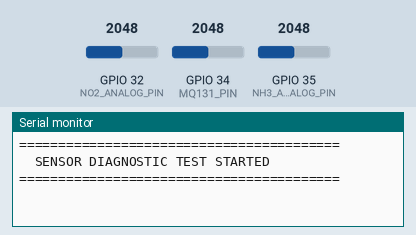
This sketch was run on a simulated ESP32. Parts: the last lines printed to the serial monitor. The test bench sets the inputs (shaded band); at power-on: GPIO 32 (NO2_ANALOG_PIN) = 2048, GPIO 34 (MQ131_PIN) = 2048, GPIO 35 (NH3_ANALOG_PIN) = 2048.

Above: at 1.2 s.
1.3 s: GPIO 32 (NO2_ANALOG_PIN) set to 2866
At 3.2 s:
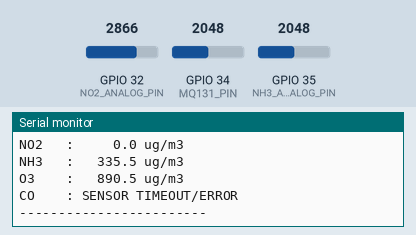
3.5 s: GPIO 34 (MQ131_PIN) set to 2866
At 4.7 s:
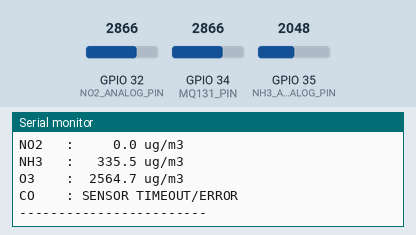
7.5 s: GPIO 35 (NH3_ANALOG_PIN) set to 491
11.5 s: GPIO 35 (NH3_ANALOG_PIN) set to 110
15.5 s: GPIO 34 (MQ131_PIN) set to 3603
At 17.5 s:
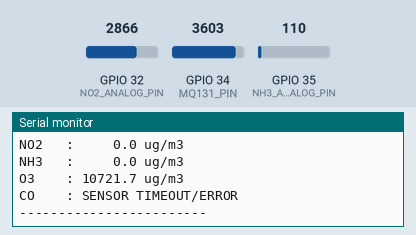

The sketch:

aqi_test.ino
```cpp
#include <Arduino.h>

// ====================================================================
// HARDWARE PIN CONFIGURATION
// ====================================================================
#define RX1_SAFE_PIN 16
#define TX1_SAFE_PIN 17
#define RX2_CO_PIN   25
#define TX2_CO_PIN   26

#define MQ131_PIN       34
#define NH3_ANALOG_PIN  35
#define NO2_ANALOG_PIN  32

// ====================================================================
// CALIBRATION CONSTANTS
// ====================================================================
const float PM25_SLOPE = 1.0;
const float PM10_SLOPE = 1.0;
const float RL_VALUE   = 10.0;
const float R0_CLEAN_AIR = 18.5;
const float NH3_SENSITIVITY = 850.0;
const float NO2_SENSITIVITY = 420.0;
const float O3_CONV  = 1.65;
const float NO2_CONV = 1.50;
const float NH3_CONV = 0.550;
const float CO_CONV  = 1.0;

// ====================================================================
// GLOBALS
// ====================================================================
uint16_t global_pm25 = 0;
uint16_t global_pm10 = 0;
unsigned long lastPrintTime = 0;
const unsigned long printInterval = 2000;

// ====================================================================
// SENSOR READING FUNCTIONS
// ====================================================================
bool parsePM_Stream() {
  static uint8_t pm_state = 0;
  static uint8_t packet_buffer[32];
  static uint8_t byte_counter = 0;
  static uint16_t checksum_accumulator = 0;

  while (Serial1.available() > 0) {
    uint8_t incoming_byte = Serial1.read();
    switch (pm_state) {
      case 0: if (incoming_byte == 0x42) { packet_buffer[0] = incoming_byte; checksum_accumulator = incoming_byte; byte_counter = 1; pm_state = 1; } break;
      case 1: if (incoming_byte == 0x4D) { packet_buffer[1] = incoming_byte; checksum_accumulator += incoming_byte; byte_counter = 2; pm_state = 2; } else pm_state = 0; break;
      case 2: packet_buffer[byte_counter] = incoming_byte; if (byte_counter < 30) checksum_accumulator += incoming_byte; byte_counter++;
              if (byte_counter >= 32) {
                uint16_t parsed_checksum = ((uint16_t)packet_buffer[30] << 8) | packet_buffer[31];
                if (checksum_accumulator == parsed_checksum) {
                  global_pm25 = ((uint16_t)packet_buffer[6] << 8) | packet_buffer[7];
                  global_pm10 = ((uint16_t)packet_buffer[10] << 8) | packet_buffer[11];
                  pm_state = 0; return true;
                }
                pm_state = 0;
              } break;
    }
  }
  return false;
}

float readZE15_CO() {
  unsigned long t = millis();
  while (Serial2.available() > 9) Serial2.read();
  while (Serial2.available() && Serial2.peek() != 0xFF) { Serial2.read(); if (millis() - t > 150) return -1.0f; }
  if (Serial2.available() < 9) return -1.0f;
  uint8_t buf[9]; Serial2.readBytes(buf, 9);
  if (buf[0] != 0xFF || buf[1] != 0x04) return -1.0f;
  uint8_t cks = 0; for (int i = 1; i <= 7; i++) cks += buf[i];
  cks = (~cks) + 1;
  if (cks != buf[8] || (buf[4] & 0x80) == 0x80) return -1.0f;
  uint16_t rawValue = ((buf[4] & 0x1F) << 8) | buf[5];
  return (rawValue * 0.1f) * CO_CONV;
}

float readDFRobot_Gas(int pin, float sensitivity, float conv_factor, bool is_no2) {
  int adc = analogRead(pin); float volt = ((float)adc / 4095.0f) * 3.3f;
  //if (volt >= 3.28f || volt <= 0.05f) return 0.0f;
  float ppb = 0.0f;
  if (is_no2) { if (volt < 2.263f) ppb = (2.263f - volt) * (sensitivity * 0.12f); }
  else { if (volt > 0.215f) ppb = (volt - 0.215f) * (sensitivity * 0.5f); }
  return ppb * conv_factor;
}

float readMQ131_O3() {
  int adc = analogRead(MQ131_PIN); float volt = ((float)adc / 4095.0f) * 3.3f;
  if (volt <= 0.1f || volt >= 3.28f) return 0.0f;
  float rs = ((3.3f - volt) / volt) * RL_VALUE;
  float ratio = rs / R0_CLEAN_AIR;
  return (0.25f * pow(ratio, -1.25f) * 1000.0f * O3_CONV);
}

// ====================================================================
// MAIN SETUP & LOOP
// ====================================================================
void setup() {
  Serial.begin(115200);

  // Set ADC resolution for ESP32
  analogSetAttenuation(ADC_11db);

  // Initialize UART for sensors
  Serial1.begin(9600, SERIAL_8N1, RX1_SAFE_PIN, TX1_SAFE_PIN); // PM Sensor
  Serial2.begin(9600, SERIAL_8N1, RX2_CO_PIN, TX2_CO_PIN);     // CO Sensor

  // Define Analog pins as input
  pinMode(MQ131_PIN, INPUT);
  pinMode(NH3_ANALOG_PIN, INPUT);
  pinMode(NO2_ANALOG_PIN, INPUT);

  Serial.println("=========================================");
  Serial.println("  SENSOR DIAGNOSTIC TEST STARTED ");
  Serial.println("=========================================");
}

void loop() {
  // Constantly parse incoming PM data in the background
  while (Serial1.available() > 0) {
    parsePM_Stream();
  }

  // Print all values every 2 seconds
  if (millis() - lastPrintTime >= printInterval) {
    lastPrintTime = millis();

    // Read all sensors
    float pm25 = (float)global_pm25 * PM25_SLOPE;
    float pm10 = (float)global_pm10 * PM10_SLOPE;
    float o3   = readMQ131_O3();
    float nh3  = readDFRobot_Gas(NH3_ANALOG_PIN, NH3_SENSITIVITY, NH3_CONV, false);
    float no2  = readDFRobot_Gas(NO2_ANALOG_PIN, NO2_SENSITIVITY, NO2_CONV, true);
    float co   = readZE15_CO();

    // Print to Serial Monitor
    Serial.println("--- Current Readings ---");
    Serial.printf("PM2.5 : %7.1f ug/m3\n", pm25);
    Serial.printf("PM10  : %7.1f ug/m3\n", pm10);
    Serial.printf("NO2   : %7.1f ug/m3\n", no2);
    Serial.printf("NH3   : %7.1f ug/m3\n", nh3);
    Serial.printf("O3    : %7.1f ug/m3\n", o3);

    if (co >= 0) {
      Serial.printf("CO    : %7.1f mg/m3\n", co);
    } else {
      Serial.println("CO    : SENSOR TIMEOUT/ERROR");
    }
    Serial.println("------------------------\n");
  }
}
```

Measured:
- after the input at 1.3 s, the serial monitor: prints a new line after 0.70 s (image 1)
- after the input at 3.5 s, the serial monitor: prints a new line after 0.51 s (image 2)
- after the input at 15.5 s, the serial monitor: prints a new line after 0.51 s (image 3)
